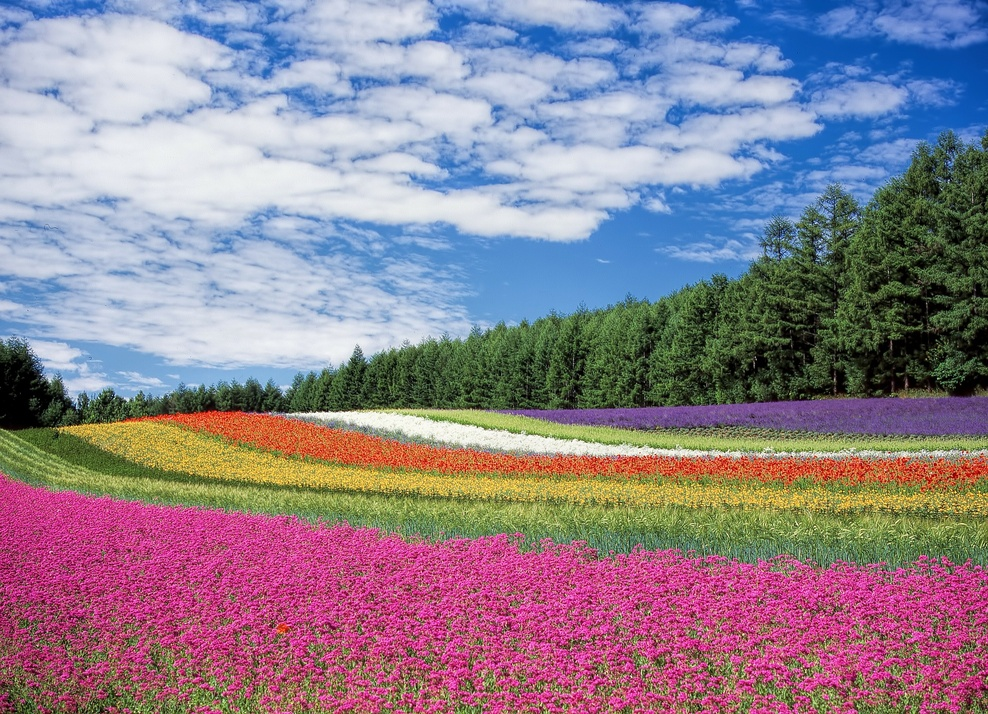
%> input picture images/flowers-fhd.jpg, 988 x 714 px, shrunk from 1920 x 1389 before the run
$ octave t7.m   (GNU Octave 9; MATLAB toolbox functions it lacks are replaced by stand-ins)
%> lines starting %> are read from the running program, lines starting %| are printed output that depends on the picture
PATH = "FOLDER_PATH";
LIMG = imread(PATH+"\flowers-fhd.jpg");
%> LIMG is the input picture: size 714x988x3 uint8; mean R, G, B 142.3, 129.3, 143.5
LIMG = double(LIMG) / 255;
%> LIMG: size 714x988x3 double

LIMG(1:2:end, 1:2:end, [1, 3]) = 0;
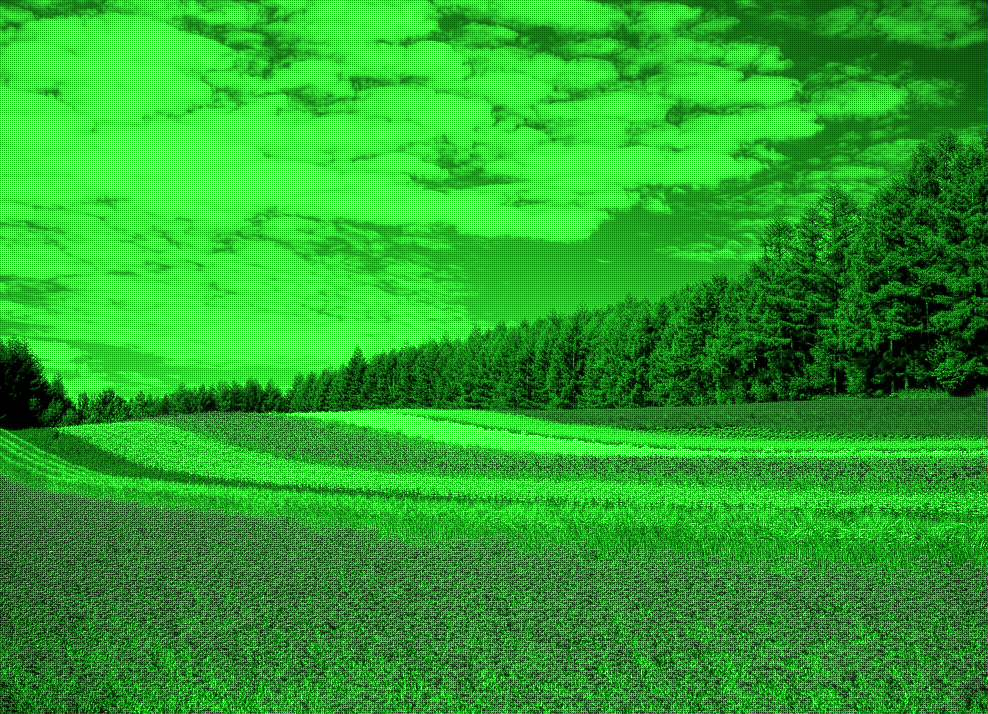
%> LIMG: size 714x988x3 double; mean R, G, B 0.419, 0.507, 0.422
LIMG(1:2:end, 1:2:end, 2) = 1;
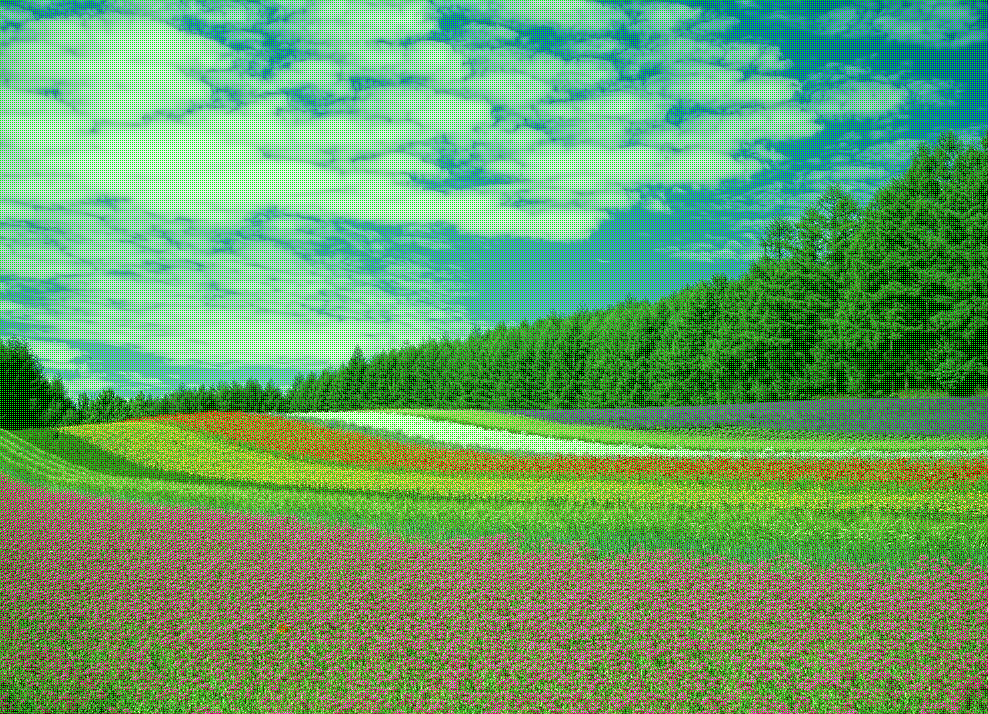
%> LIMG: size 714x988x3 double; mean R, G, B 0.419, 0.63, 0.422

LIMG(2:2:end, 2:2:end, [1, 3]) = 0;
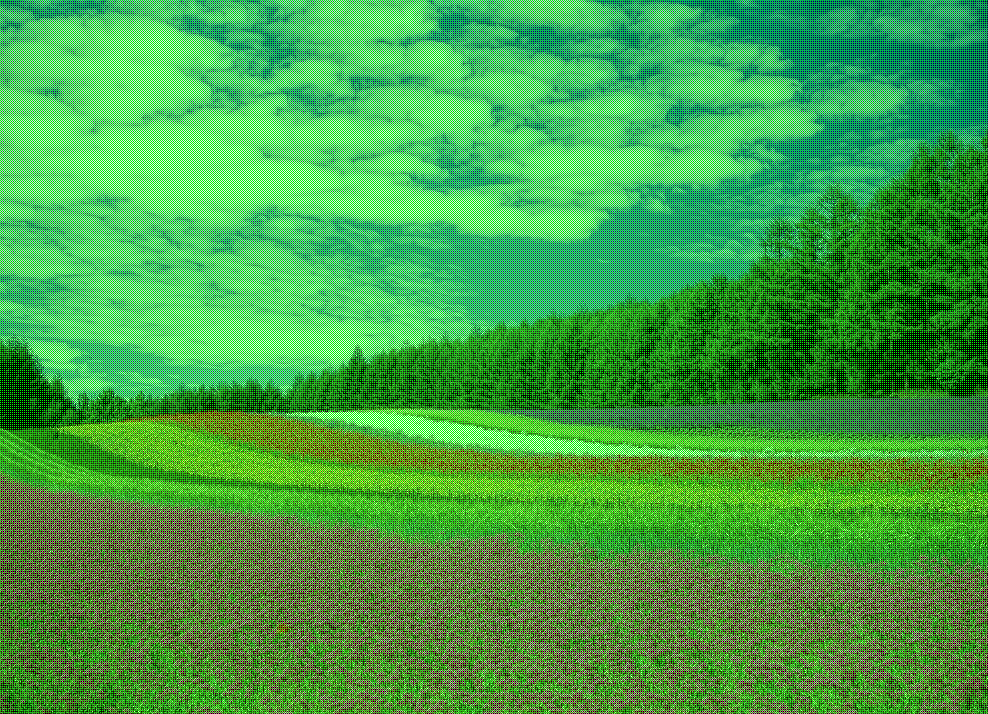
%> LIMG: size 714x988x3 double; mean R, G, B 0.279, 0.63, 0.281
LIMG(2:2:end, 2:2:end, 2) = 1;
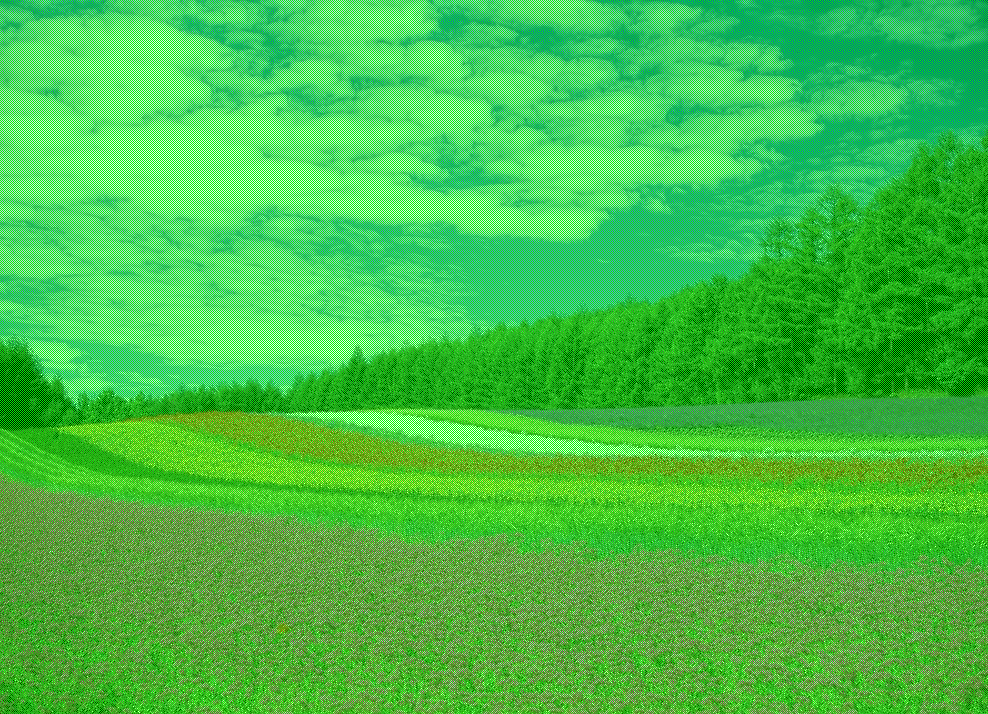
%> LIMG: size 714x988x3 double; mean R, G, B 0.279, 0.754, 0.281

figure
imshow(LIMG, 'InitialMagnification', 'fit')
